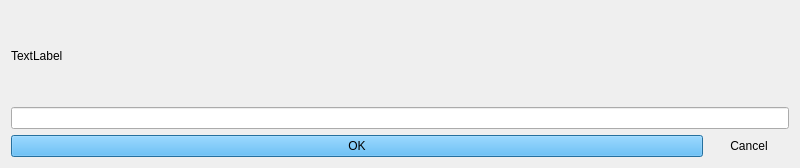
<?xml version="1.0" encoding="UTF-8"?>
<ui version="4.0">
 <class>InputDialog</class>
 <widget class="QDialog" name="InputDialog">
  <property name="geometry">
   <rect>
    <x>0</x>
    <y>0</y>
    <width>800</width>
    <height>168</height>
   </rect>
  </property>
  <property name="windowTitle">
   <string>Dialog</string>
  </property>
  <layout class="QVBoxLayout" name="main_layout">
   <item>
    <widget class="QLabel" name="label">
     <property name="text">
      <string>TextLabel</string>
     </property>
    </widget>
   </item>
   <item>
    <widget class="QLineEdit" name="textField"/>
   </item>
   <item>
    <layout class="QHBoxLayout" name="horizontalLayout" stretch="1,0">
     <item>
      <widget class="QPushButton" name="okButton">
       <property name="styleSheet">
        <string notr="true">* {background-color: #43B6FF;}</string>
       </property>
       <property name="text">
        <string>OK</string>
       </property>
      </widget>
     </item>
     <item>
      <widget class="QPushButton" name="cancelButton">
       <property name="text">
        <string>Cancel</string>
       </property>
       <property name="flat">
        <bool>true</bool>
       </property>
      </widget>
     </item>
    </layout>
   </item>
  </layout>
 </widget>
 <tabstops>
  <tabstop>okButton</tabstop>
  <tabstop>cancelButton</tabstop>
 </tabstops>
 <resources/>
 <connections/>
</ui>
